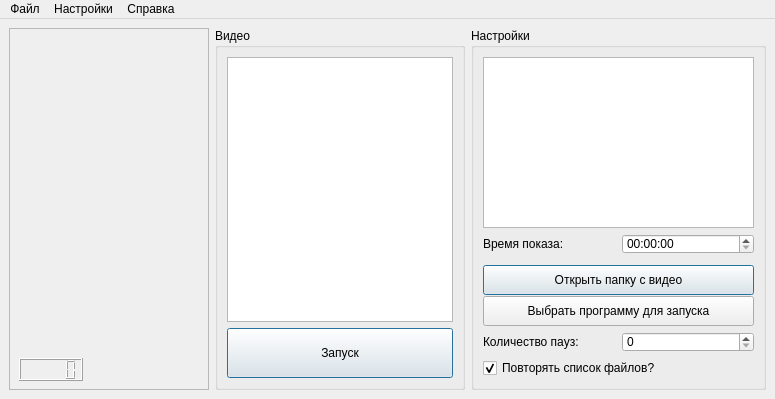
<?xml version="1.0" encoding="UTF-8"?>
<ui version="4.0">
 <class>MainWindow</class>
 <widget class="QMainWindow" name="MainWindow">
  <property name="geometry">
   <rect>
    <x>0</x>
    <y>0</y>
    <width>775</width>
    <height>399</height>
   </rect>
  </property>
  <property name="windowTitle">
   <string>Тестирование</string>
  </property>
  <widget class="QWidget" name="centralwidget">
   <layout class="QHBoxLayout" name="horizontalLayout">
    <item>
     <layout class="QGridLayout" name="gridLayout">
      <item row="0" column="1">
       <widget class="QGroupBox" name="fileGroup">
        <property name="maximumSize">
         <size>
          <width>250</width>
          <height>16777215</height>
         </size>
        </property>
        <property name="title">
         <string>Видео</string>
        </property>
        <layout class="QVBoxLayout" name="verticalLayout">
         <item>
          <widget class="QListWidget" name="fileList">
           <property name="styleSheet">
            <string notr="true">QListWidget::item { 
	padding-top: 10px;
}</string>
           </property>
          </widget>
         </item>
         <item>
          <widget class="QPushButton" name="launchButton">
           <property name="sizePolicy">
            <sizepolicy hsizetype="Minimum" vsizetype="Preferred">
             <horstretch>0</horstretch>
             <verstretch>0</verstretch>
            </sizepolicy>
           </property>
           <property name="minimumSize">
            <size>
             <width>20</width>
             <height>50</height>
            </size>
           </property>
           <property name="autoFillBackground">
            <bool>false</bool>
           </property>
           <property name="text">
            <string>Запуск</string>
           </property>
           <property name="autoDefault">
            <bool>false</bool>
           </property>
           <property name="default">
            <bool>true</bool>
           </property>
           <property name="flat">
            <bool>false</bool>
           </property>
          </widget>
         </item>
        </layout>
       </widget>
      </item>
      <item row="0" column="0">
       <widget class="QFrame" name="vframe">
        <property name="minimumSize">
         <size>
          <width>200</width>
          <height>150</height>
         </size>
        </property>
        <property name="frameShape">
         <enum>QFrame::StyledPanel</enum>
        </property>
        <property name="frameShadow">
         <enum>QFrame::Raised</enum>
        </property>
        <property name="lineWidth">
         <number>1</number>
        </property>
        <widget class="QLCDNumber" name="lcdNumber">
         <property name="geometry">
          <rect>
           <x>10</x>
           <y>330</y>
           <width>64</width>
           <height>23</height>
          </rect>
         </property>
        </widget>
       </widget>
      </item>
      <item row="0" column="2">
       <widget class="QGroupBox" name="settingsGroup">
        <property name="title">
         <string>Настройки</string>
        </property>
        <layout class="QVBoxLayout" name="verticalLayout_2">
         <item>
          <widget class="QTableWidget" name="rulesTable"/>
         </item>
         <item>
          <layout class="QHBoxLayout" name="timeLayout">
           <item>
            <widget class="QLabel" name="timeLabel">
             <property name="maximumSize">
              <size>
               <width>16777215</width>
               <height>20</height>
              </size>
             </property>
             <property name="text">
              <string>Время показа:</string>
             </property>
            </widget>
           </item>
           <item>
            <widget class="QTimeEdit" name="timeInput">
             <property name="maximumSize">
              <size>
               <width>16777215</width>
               <height>20</height>
              </size>
             </property>
            </widget>
           </item>
          </layout>
         </item>
         <item>
          <widget class="QPushButton" name="openButton">
           <property name="sizePolicy">
            <sizepolicy hsizetype="Minimum" vsizetype="Preferred">
             <horstretch>0</horstretch>
             <verstretch>0</verstretch>
            </sizepolicy>
           </property>
           <property name="minimumSize">
            <size>
             <width>20</width>
             <height>30</height>
            </size>
           </property>
           <property name="maximumSize">
            <size>
             <width>16777215</width>
             <height>20</height>
            </size>
           </property>
           <property name="autoFillBackground">
            <bool>false</bool>
           </property>
           <property name="text">
            <string>Открыть папку с видео</string>
           </property>
           <property name="autoDefault">
            <bool>false</bool>
           </property>
           <property name="default">
            <bool>true</bool>
           </property>
           <property name="flat">
            <bool>false</bool>
           </property>
          </widget>
         </item>
         <item>
          <widget class="QPushButton" name="openExe">
           <property name="minimumSize">
            <size>
             <width>0</width>
             <height>30</height>
            </size>
           </property>
           <property name="maximumSize">
            <size>
             <width>16777215</width>
             <height>30</height>
            </size>
           </property>
           <property name="text">
            <string>Выбрать программу для запуска</string>
           </property>
           <property name="default">
            <bool>false</bool>
           </property>
           <property name="flat">
            <bool>false</bool>
           </property>
          </widget>
         </item>
         <item>
          <layout class="QHBoxLayout" name="interruptsLayout">
           <item>
            <widget class="QLabel" name="interruptsLabel">
             <property name="maximumSize">
              <size>
               <width>16777215</width>
               <height>20</height>
              </size>
             </property>
             <property name="text">
              <string>Количество пауз:</string>
             </property>
            </widget>
           </item>
           <item>
            <widget class="QSpinBox" name="interruptsInput">
             <property name="maximumSize">
              <size>
               <width>16777215</width>
               <height>20</height>
              </size>
             </property>
            </widget>
           </item>
          </layout>
         </item>
         <item>
          <widget class="QCheckBox" name="repeatCheckBox">
           <property name="maximumSize">
            <size>
             <width>16777215</width>
             <height>20</height>
            </size>
           </property>
           <property name="text">
            <string>Повторять список файлов?</string>
           </property>
           <property name="checkable">
            <bool>true</bool>
           </property>
           <property name="checked">
            <bool>true</bool>
           </property>
          </widget>
         </item>
        </layout>
       </widget>
      </item>
     </layout>
    </item>
   </layout>
  </widget>
  <widget class="QMenuBar" name="menubar">
   <property name="geometry">
    <rect>
     <x>0</x>
     <y>0</y>
     <width>775</width>
     <height>20</height>
    </rect>
   </property>
   <widget class="QMenu" name="menu">
    <property name="title">
     <string>Файл</string>
    </property>
    <addaction name="action_open_folder"/>
    <addaction name="action_launch"/>
    <addaction name="separator"/>
    <addaction name="action_quit"/>
   </widget>
   <widget class="QMenu" name="menu_2">
    <property name="title">
     <string>Настройки</string>
    </property>
    <addaction name="action_save"/>
    <addaction name="action_open"/>
    <addaction name="separator"/>
    <addaction name="action_new"/>
   </widget>
   <widget class="QMenu" name="menu_3">
    <property name="title">
     <string>Справка</string>
    </property>
    <addaction name="action_show_help"/>
    <addaction name="action_show_info"/>
   </widget>
   <addaction name="menu"/>
   <addaction name="menu_2"/>
   <addaction name="menu_3"/>
  </widget>
  <action name="action_open_folder">
   <property name="text">
    <string>Открыть папку с видео</string>
   </property>
   <property name="shortcut">
    <string>Ctrl+O</string>
   </property>
  </action>
  <action name="action_launch">
   <property name="text">
    <string>Запуск!</string>
   </property>
   <property name="shortcut">
    <string>Ctrl+Return</string>
   </property>
  </action>
  <action name="action_quit">
   <property name="text">
    <string>Выход</string>
   </property>
   <property name="shortcut">
    <string>Ctrl+Q</string>
   </property>
  </action>
  <action name="action_save">
   <property name="text">
    <string>Сохранить</string>
   </property>
   <property name="shortcut">
    <string>Ctrl+S</string>
   </property>
  </action>
  <action name="action_open">
   <property name="text">
    <string>Открыть</string>
   </property>
   <property name="shortcut">
    <string>Ctrl+O</string>
   </property>
  </action>
  <action name="action_show_help">
   <property name="text">
    <string>Использование</string>
   </property>
   <property name="shortcut">
    <string>F1</string>
   </property>
  </action>
  <action name="action_show_info">
   <property name="text">
    <string>О программе</string>
   </property>
   <property name="shortcut">
    <string>Ctrl+F1</string>
   </property>
  </action>
  <action name="action_new">
   <property name="text">
    <string>Создать...</string>
   </property>
   <property name="shortcut">
    <string>Ctrl+N</string>
   </property>
  </action>
 </widget>
 <resources/>
 <connections>
  <connection>
   <sender>action_quit</sender>
   <signal>triggered()</signal>
   <receiver>MainWindow</receiver>
   <slot>close()</slot>
   <hints>
    <hint type="sourcelabel">
     <x>-1</x>
     <y>-1</y>
    </hint>
    <hint type="destinationlabel">
     <x>299</x>
     <y>174</y>
    </hint>
   </hints>
  </connection>
 </connections>
</ui>
